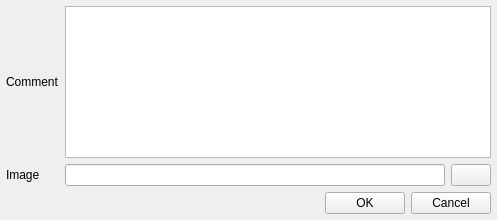
<?xml version="1.0" encoding="UTF-8"?>
<ui version="4.0">
 <class>GTAActionCmdCommentWidget</class>
 <widget class="QWidget" name="GTAActionCmdCommentWidget">
  <property name="windowModality">
   <enum>Qt::ApplicationModal</enum>
  </property>
  <property name="geometry">
   <rect>
    <x>0</x>
    <y>0</y>
    <width>497</width>
    <height>220</height>
   </rect>
  </property>
  <property name="windowTitle">
   <string>Comment</string>
  </property>
  <property name="windowIcon">
   <iconset resource="../resource.qrc">
    <normaloff>:/images/forms/img/GTAAppIcon.png</normaloff>:/images/forms/img/GTAAppIcon.png</iconset>
  </property>
  <layout class="QGridLayout" name="gridLayout_2">
   <property name="margin">
    <number>6</number>
   </property>
   <item row="0" column="0">
    <layout class="QGridLayout" name="gridLayout">
     <item row="0" column="0">
      <widget class="QLabel" name="label_2">
       <property name="sizePolicy">
        <sizepolicy hsizetype="Maximum" vsizetype="Preferred">
         <horstretch>0</horstretch>
         <verstretch>0</verstretch>
        </sizepolicy>
       </property>
       <property name="text">
        <string>Comment</string>
       </property>
      </widget>
     </item>
     <item row="1" column="0">
      <widget class="QLabel" name="label_3">
       <property name="sizePolicy">
        <sizepolicy hsizetype="Maximum" vsizetype="Preferred">
         <horstretch>0</horstretch>
         <verstretch>0</verstretch>
        </sizepolicy>
       </property>
       <property name="text">
        <string>Image</string>
       </property>
      </widget>
     </item>
     <item row="1" column="1">
      <widget class="QLineEdit" name="ImageNameLE">
       <property name="readOnly">
        <bool>true</bool>
       </property>
      </widget>
     </item>
     <item row="1" column="2">
      <widget class="QPushButton" name="SearchPB">
       <property name="text">
        <string/>
       </property>
       <property name="icon">
        <iconset resource="../resource.qrc">
         <normaloff>:/images/forms/img/SEARCH.png</normaloff>:/images/forms/img/SEARCH.png</iconset>
       </property>
      </widget>
     </item>
     <item row="0" column="1" colspan="2">
      <widget class="QTextEdit" name="CommentLE"/>
     </item>
    </layout>
   </item>
   <item row="1" column="0">
    <layout class="QHBoxLayout" name="horizontalLayout">
     <item>
      <spacer name="horizontalSpacer">
       <property name="orientation">
        <enum>Qt::Horizontal</enum>
       </property>
       <property name="sizeHint" stdset="0">
        <size>
         <width>113</width>
         <height>21</height>
        </size>
       </property>
      </spacer>
     </item>
     <item>
      <widget class="QPushButton" name="OKPB">
       <property name="sizePolicy">
        <sizepolicy hsizetype="Maximum" vsizetype="Fixed">
         <horstretch>0</horstretch>
         <verstretch>0</verstretch>
        </sizepolicy>
       </property>
       <property name="text">
        <string>OK</string>
       </property>
       <property name="icon">
        <iconset resource="../resource.qrc">
         <normaloff>:/images/forms/img/OK.png</normaloff>:/images/forms/img/OK.png</iconset>
       </property>
      </widget>
     </item>
     <item>
      <widget class="QPushButton" name="CancelPB">
       <property name="sizePolicy">
        <sizepolicy hsizetype="Maximum" vsizetype="Fixed">
         <horstretch>0</horstretch>
         <verstretch>0</verstretch>
        </sizepolicy>
       </property>
       <property name="text">
        <string>Cancel</string>
       </property>
       <property name="icon">
        <iconset resource="../resource.qrc">
         <normaloff>:/images/forms/img/CANCEL.jpg</normaloff>:/images/forms/img/CANCEL.jpg</iconset>
       </property>
      </widget>
     </item>
    </layout>
   </item>
  </layout>
 </widget>
 <tabstops>
  <tabstop>CommentLE</tabstop>
  <tabstop>ImageNameLE</tabstop>
  <tabstop>SearchPB</tabstop>
  <tabstop>OKPB</tabstop>
  <tabstop>CancelPB</tabstop>
 </tabstops>
 <resources>
  <include location="../resource.qrc"/>
 </resources>
 <connections/>
</ui>
